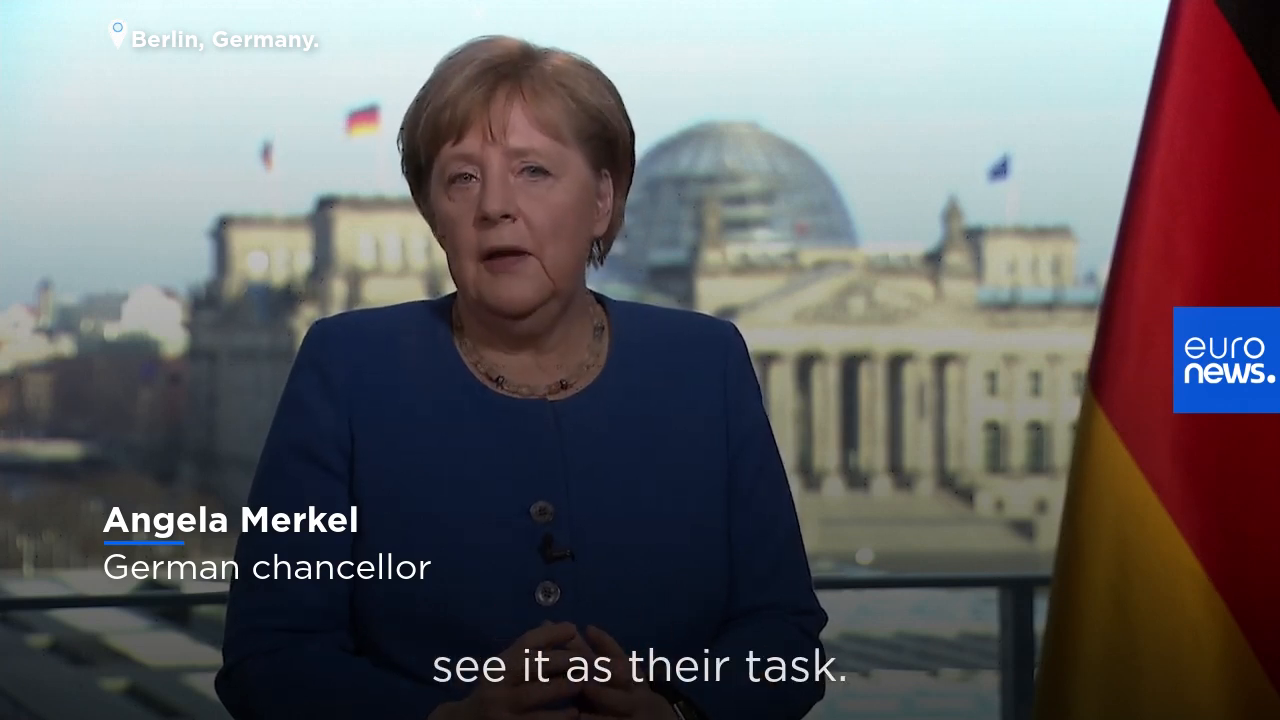
#> input picture frame 53 of Assignment5/angela.mp4, 1280 x 720 px
$ python facescanner.py
#> lines starting #> are read from the running program, lines starting #| are printed output that depends on the picture; after the words box and inside, x2 and y2 are one past the last pixel; in counts of white or black regions, pixels touching at a corner belong together
import cv2
#paths of the video and the Haar xml files
imagePath = 'angela.mp4'
facePath = "haarcascades/haarcascade_frontalface_alt2.xml"
reyePath = "haarcascades/haarcascade_righteye_2splits.xml"
leyePath = "haarcascades/haarcascade_lefteye_2splits.xml"
mouthPath = "haarcascades/haarcascade_smile.xml"
nosePath = "haarcascades/haarcascade_mcs_nose.xml"

#creating cascades for all facial features including the face
faceCascade = cv2.CascadeClassifier(facePath)
leyeCascade = cv2.CascadeClassifier(leyePath)
reyeCascade = cv2.CascadeClassifier(reyePath)
mouthCascade = cv2.CascadeClassifier(mouthPath)
noseCascade = cv2.CascadeClassifier(nosePath)

#getting the video from the Directory
cap = cv2.VideoCapture(imagePath)

width = int(cap.get(3))
height = int(cap.get(4))
fourcc = cv2.VideoWriter_fourcc(*'mp4v')
fps = 30
out = cv2.VideoWriter('output.mp4', fourcc, fps, (width, height))
while cap.isOpened():
    ret, frame = cap.read()
#> frame is the input picture: shape (720, 1280, 3); mean B, G, R 102.9, 100.6, 102.5
    if ret == True:
        #make the fram grey for better results when finding the facial features
        gray = cv2.cvtColor(frame, cv2.COLOR_BGR2GRAY)
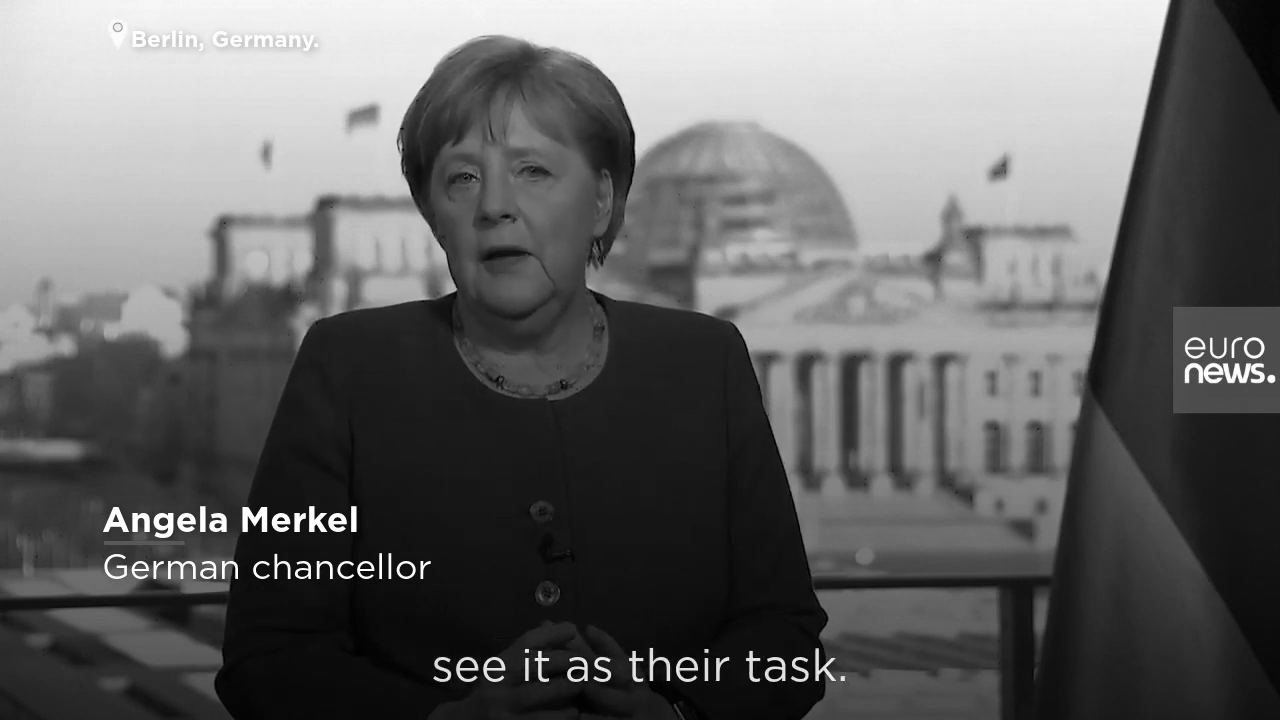
#> gray: shape (720, 1280); min 0, max 255, mean 101.4
        maxArea = 0
        x = 0
        y = 0
        h = 0
        w = 0
        #face
        faces = faceCascade.detectMultiScale(gray, 1.05, 5, minSize=(w // 6, h // 6))
#> faces = [[411, 106, 177, 177]]
        #red rectangle that should have the face inside
        for fx, fy, fw, fh in faces:
            if fw * fh > maxArea:
                x = fx
                y = fy
                w = fw
                h = fh
                maxArea = w * h
            if maxArea > 0:
                cv2.rectangle(frame, (x-20, y-20), (x + w + 20, y + h+20), (0, 0, 255), 2)
            #nose
            w2 = fw // 2
            h2 = fh // 2
            x2 = fx + w2 // 2
            y2 = fy + h2 // 2
            grayroi = gray[y2:y2 + h2, x2:x2 + w2]
            noses = noseCascade.detectMultiScale(grayroi, minSize=(w // 6, h // 6))
            for nx, ny, nw, nh in noses:
                cv2.rectangle(frame, (x2 + nx, y2 + ny), (x2 + nx + nw, y2 + ny + nh), (0, 255, 0), 1)

            #left eye
            w3 = fw // 2
            h3 = fh // 2
            x3 = fx + w3
            y3 = fy + h3 // 4
            grayroi = gray[y3:y3 + h3, x3:x3 + w3]
            leyes = leyeCascade.detectMultiScale(grayroi, minSize = (w // 10, h // 10))
            for lex, ley, lew, leh in leyes:
                cv2.rectangle(frame, (x3 + lex, y3 + ley), (x3 + lex + lew, y3 + ley + leh), (255, 0, 0), 1)

            #right eye
            w4 = fw // 2
            h4 = fh // 2
            x4 = fx + w4 // 4
            y4 = fy + h4 // 3
            grayroi = gray[y4:y4 + h4, x4:x4 + w4]
            reyes = reyeCascade.detectMultiScale(grayroi, minSize=(w // 10, h // 10))
            for rex, rey, rew, reh in reyes:
                cv2.rectangle(frame, (x4 + rex, y4 + rey), (x4 + rex + rew, y4 + rey + reh), (255, 255, 255), 1)

            #mouth
            w5 = fw // 2
            h5 = fh // 2
            x5 = fx + w5 // 2
            y5 = fy + h5
            grayroi = gray[y5:y5 + h5, x5:x5 + w5]
            mouth = mouthCascade.detectMultiScale(grayroi, minSize=(w // 10, h // 10))
            for mx, my, mw, mh in mouth:
                cv2.rectangle(frame, (x5 + mx, y5 + my), (x5 + mx + mw, y5 + my + mh), (0, 213, 255), 1)
#> this loop made 1 pass
#> (fx, fy, fw, fh, x, y, w, h) on pass 1: (411, 106, 177, 177, 411, 106, 177, 177)
#> pass 1, `grayroi = gray[y2:y2 + h2, x2:x2 + w2]`:
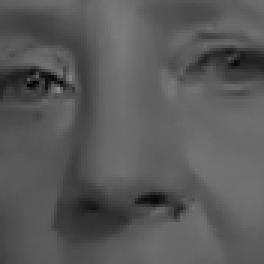
#> grayroi: shape (88, 88) (shown 3 times larger); min 2, max 142, mean 88.9
#> pass 1, `grayroi = gray[y3:y3 + h3, x3:x3 + w3]`:
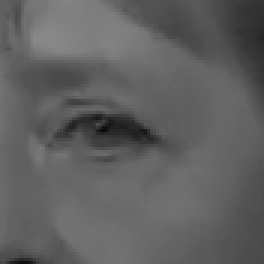
#> grayroi: shape (88, 88) (shown 3 times larger); min 9, max 138, mean 96
#> pass 1, `grayroi = gray[y4:y4 + h4, x4:x4 + w4]`:
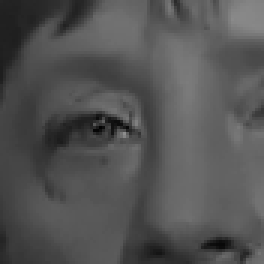
#> grayroi: shape (88, 88) (shown 3 times larger); min 2, max 142, mean 83.1
#> pass 1, `grayroi = gray[y5:y5 + h5, x5:x5 + w5]`:
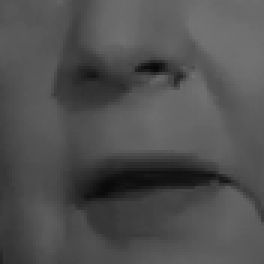
#> grayroi: shape (88, 88) (shown 3 times larger); min 9, max 115, mean 80.1
#> after the loop:
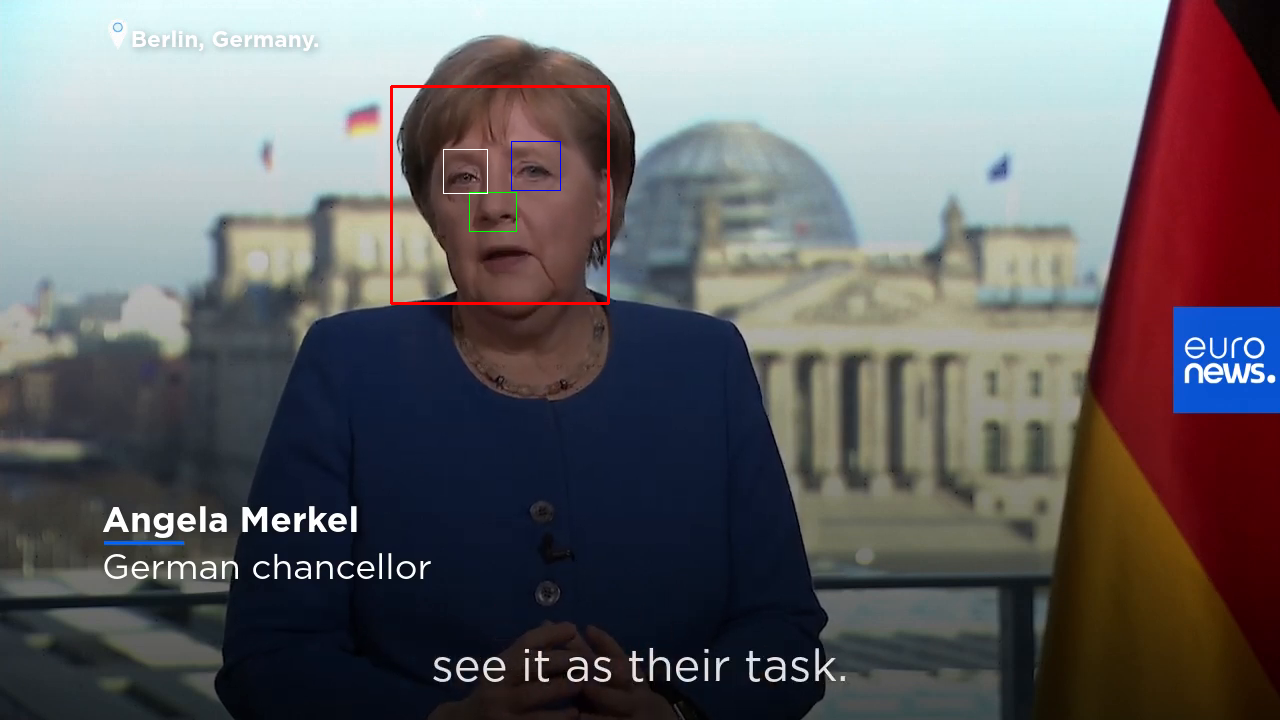
#> frame: shape (720, 1280, 3); 0.34% of pixels changed, all inside (x1, y1, x2, y2) = (390, 85, 610, 305)
#> after the loop, h = 177; maxArea = 31329; w = 177; x = 411; y = 106

        cv2.imshow('Face Detector', frame)
        out.write(frame)
    else:
        break

    if cv2.waitKey(1) & 0xFF == ord('q'):
#> (key q is pressed here)
        break

# When everything is done, release the capture
cap.release()
out.release()
cv2.destroyAllWindows()

$ run again, starting later in the video
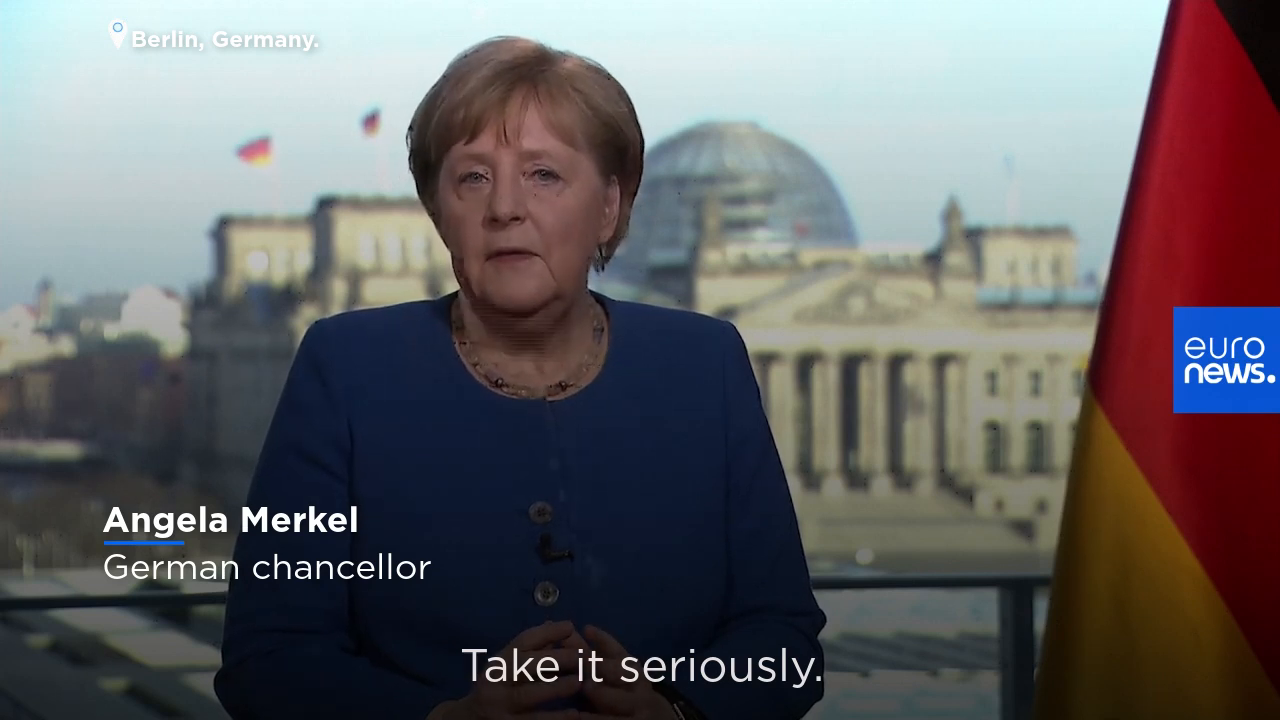
#> input picture frame 238 of Assignment5/angela.mp4, 1280 x 720 px
#> frame is the input picture: shape (720, 1280, 3); mean B, G, R 102.9, 100.7, 102.5
#> `gray = cv2.cvtColor(frame, cv2.COLOR_BGR2GRAY)`:
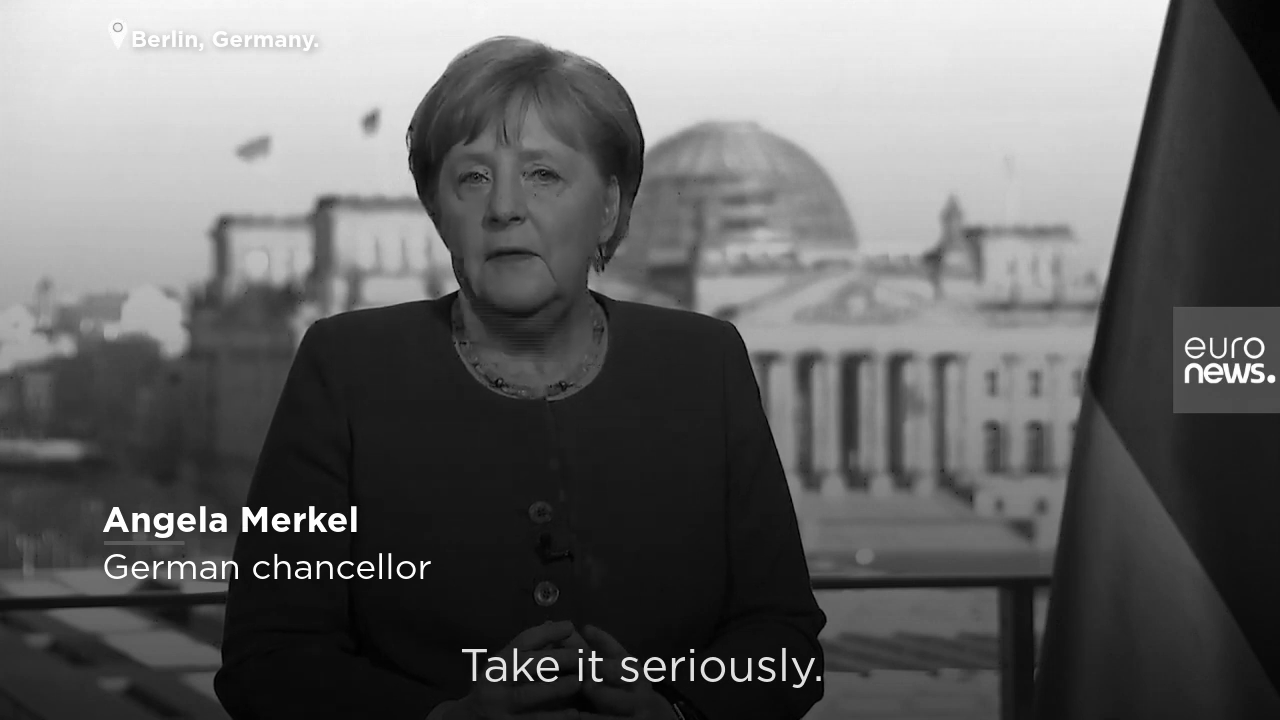
#> gray: shape (720, 1280); min 0, max 255, mean 101.4
#> faces = [[449, 324, 53, 53], [420, 106, 178, 178]]
#> the loop `for fx, fy, fw, fh in faces:` made 2 passes
#> (fx, fy, fw, fh, x, y, w, h) on pass 2: (420, 106, 178, 178, 420, 106, 178, 178)
#> after the loop `for fx, fy, fw, fh in faces:`:
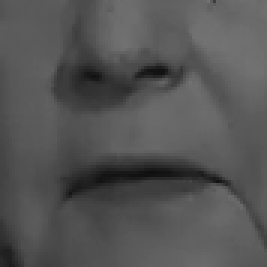
#> grayroi: shape (89, 89) (shown 3 times larger); min 15, max 115, mean 84.3
#> after the loop `for fx, fy, fw, fh in faces:`: h = 178; maxArea = 31684; w = 178; x = 420; y = 106

$ run again, starting later in the video
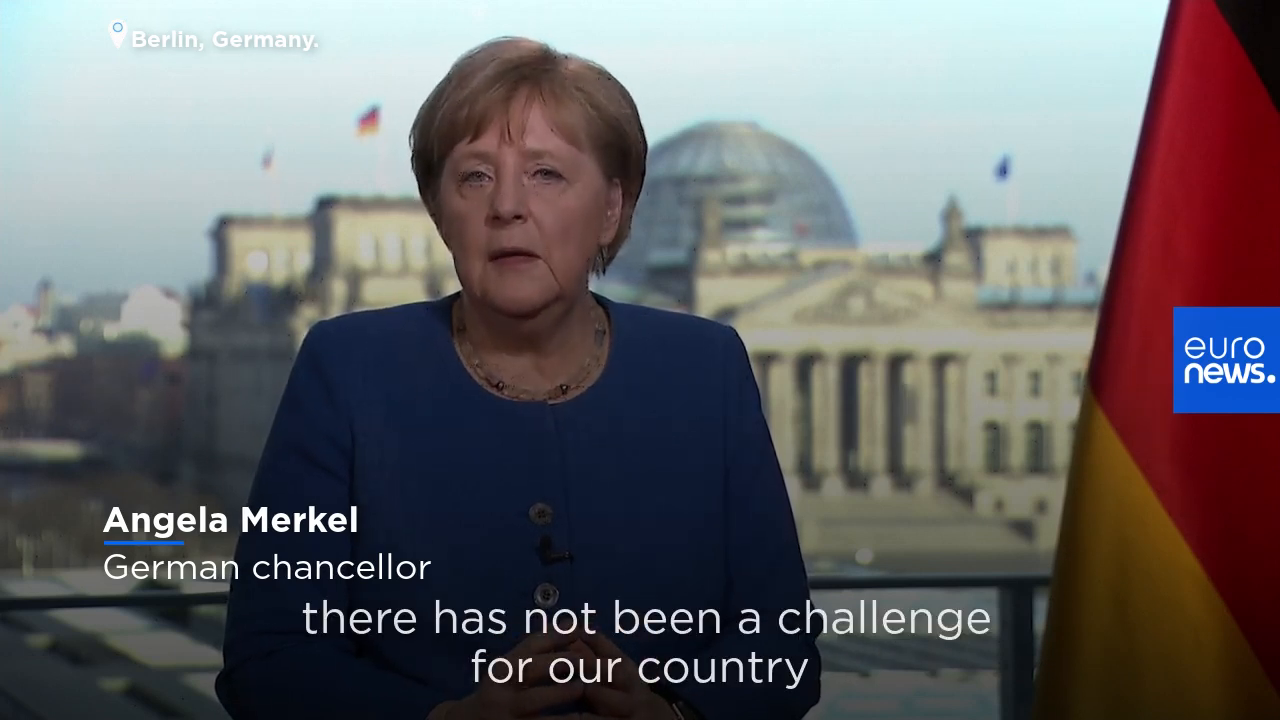
#> input picture frame 424 of Assignment5/angela.mp4, 1280 x 720 px
#> frame is the input picture: shape (720, 1280, 3); mean B, G, R 103.9, 101.7, 103.5
#> faces = [[421, 105, 180, 180]]
#> the loop `for fx, fy, fw, fh in faces:` made 1 pass
#> (fx, fy, fw, fh, x, y, w, h) on pass 1: (421, 105, 180, 180, 421, 105, 180, 180)
#> pass 1, `grayroi = gray[y5:y5 + h5, x5:x5 + w5]`:
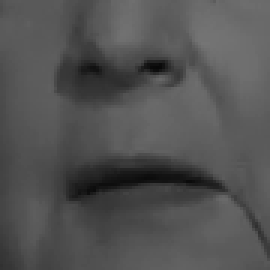
#> grayroi: shape (90, 90) (shown 3 times larger); min 8, max 117, mean 82.4
#> after the loop `for fx, fy, fw, fh in faces:`:
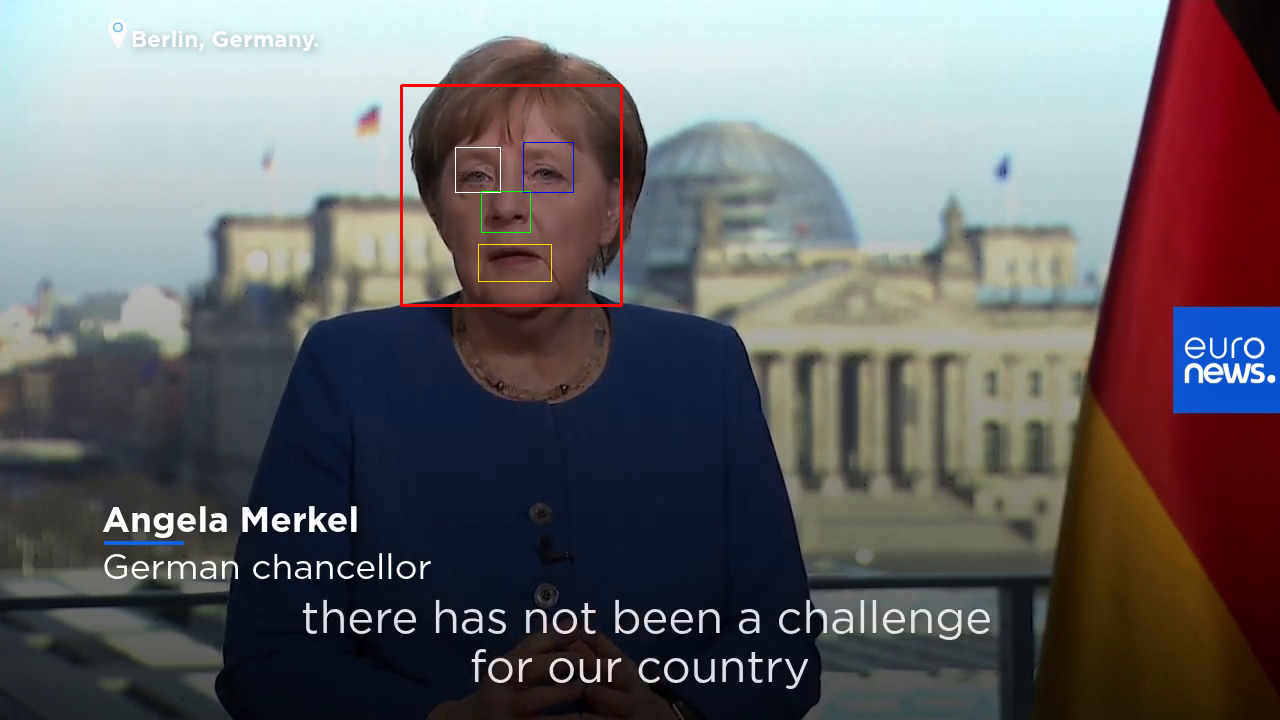
#> frame: shape (720, 1280, 3); 0.37% of pixels changed, all inside (x1, y1, x2, y2) = (400, 84, 623, 307)
#> after the loop `for fx, fy, fw, fh in faces:`: h = 180; maxArea = 32400; w = 180; x = 421; y = 105
